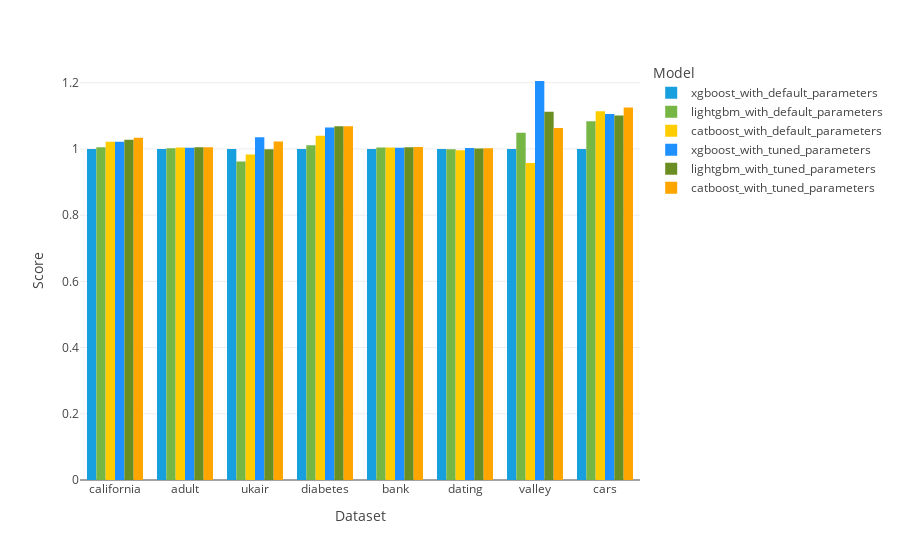

The code cell stored with this chart in its notebook:
### Code cell
px.bar(perfs_tuned_vs_untuned_scaled[["xgboost_with_default_parameters", "lightgbm_with_default_parameters", "catboost_with_default_parameters",
                              "xgboost_with_tuned_parameters", "lightgbm_with_tuned_parameters", "catboost_with_tuned_parameters"]],
       labels={
             "index": "Dataset",
             "value": "Score",
             "variable": "Model",
                 },
       barmode="group", template='xgridoff',
      color_discrete_sequence=['#189FDD', "#76B644", "#FFCC00",
                              "dodgerblue", "olivedrab", "orange"])

### Figure 1 — Plotly figure (JSON) as saved in the notebook; plotly's stock layout.template omitted (floating-point values rounded to 4 significant figures)
{"data": [{"alignmentgroup": "True", "hovertemplate": "Model=xgboost_with_default_parameters<br>Dataset=%{x}<br>Score=%{y}<extra></extra>", "legendgroup": "xgboost_with_default_parameters", "marker": {"color": "#189FDD"}, "name": "xgboost_with_default_parameters", "offsetgroup": "xgboost_with_default_parameters", "orientation": "v", "showlegend": true, "textposition": "auto", "type": "bar", "x": ["california", "adult", "ukair", "diabetes", "bank", "dating", "valley", "cars"], "xaxis": "x", "y": [1, 1, 1, 1, 1, 1, 1, 1], "yaxis": "y"}, {"alignmentgroup": "True", "hovertemplate": "Model=lightgbm_with_default_parameters<br>Dataset=%{x}<br>Score=%{y}<extra></extra>", "legendgroup": "lightgbm_with_default_parameters", "marker": {"color": "#76B644"}, "name": "lightgbm_with_default_parameters", "offsetgroup": "lightgbm_with_default_parameters", "orientation": "v", "showlegend": true, "textposition": "auto", "type": "bar", "x": ["california", "adult", "ukair", "diabetes", "bank", "dating", "valley", "cars"], "xaxis": "x", "y": [1.005, 1.002, 0.9617, 1.011, 1.004, 0.9986, 1.049, 1.084], "yaxis": "y"}, {"alignmentgroup": "True", "hovertemplate": "Model=catboost_with_default_parameters<br>Dataset=%{x}<br>Score=%{y}<extra></extra>", "legendgroup": "catboost_with_default_parameters", "marker": {"color": "#FFCC00"}, "name": "catboost_with_default_parameters", "offsetgroup": "catboost_with_default_parameters", "orientation": "v", "showlegend": true, "textposition": "auto", "type": "bar", "x": ["california", "adult", "ukair", "diabetes", "bank", "dating", "valley", "cars"], "xaxis": "x", "y": [1.021, 1.004, 0.983, 1.039, 1.005, 0.9956, 0.9572, 1.114], "yaxis": "y"}, {"alignmentgroup": "True", "hovertemplate": "Model=xgboost_with_tuned_parameters<br>Dataset=%{x}<br>Score=%{y}<extra></extra>", "legendgroup": "xgboost_with_tuned_parameters", "marker": {"color": "dodgerblue"}, "name": "xgboost_with_tuned_parameters", "offsetgroup": "xgboost_with_tuned_parameters", "orientation": "v", "showlegend": true, "textposition": "auto", "type": "bar", "x": ["california", "adult", "ukair", "diabetes", "bank", "dating", "valley", "cars"], "xaxis": "x", "y": [1.022, 1.003, 1.035, 1.065, 1.004, 1.003, 1.205, 1.106], "yaxis": "y"}, {"alignmentgroup": "True", "hovertemplate": "Model=lightgbm_with_tuned_parameters<br>Dataset=%{x}<br>Score=%{y}<extra></extra>", "legendgroup": "lightgbm_with_tuned_parameters", "marker": {"color": "olivedrab"}, "name": "lightgbm_with_tuned_parameters", "offsetgroup": "lightgbm_with_tuned_parameters", "orientation": "v", "showlegend": true, "textposition": "auto", "type": "bar", "x": ["california", "adult", "ukair", "diabetes", "bank", "dating", "valley", "cars"], "xaxis": "x", "y": [1.027, 1.005, 0.9989, 1.068, 1.005, 1.001, 1.112, 1.101], "yaxis": "y"}, {"alignmentgroup": "True", "hovertemplate": "Model=catboost_with_tuned_parameters<br>Dataset=%{x}<br>Score=%{y}<extra></extra>", "legendgroup": "catboost_with_tuned_parameters", "marker": {"color": "orange"}, "name": "catboost_with_tuned_parameters", "offsetgroup": "catboost_with_tuned_parameters", "orientation": "v", "showlegend": true, "textposition": "auto", "type": "bar", "x": ["california", "adult", "ukair", "diabetes", "bank", "dating", "valley", "cars"], "xaxis": "x", "y": [1.034, 1.005, 1.022, 1.068, 1.006, 1.002, 1.063, 1.125], "yaxis": "y"}], "layout": {"barmode": "group", "legend": {"title": {"text": "Model"}, "tracegroupgap": 0}, "margin": {"t": 60}, "xaxis": {"anchor": "y", "domain": [0, 1], "title": {"text": "Dataset"}}, "yaxis": {"anchor": "x", "domain": [0, 1], "title": {"text": "Score"}}}}
